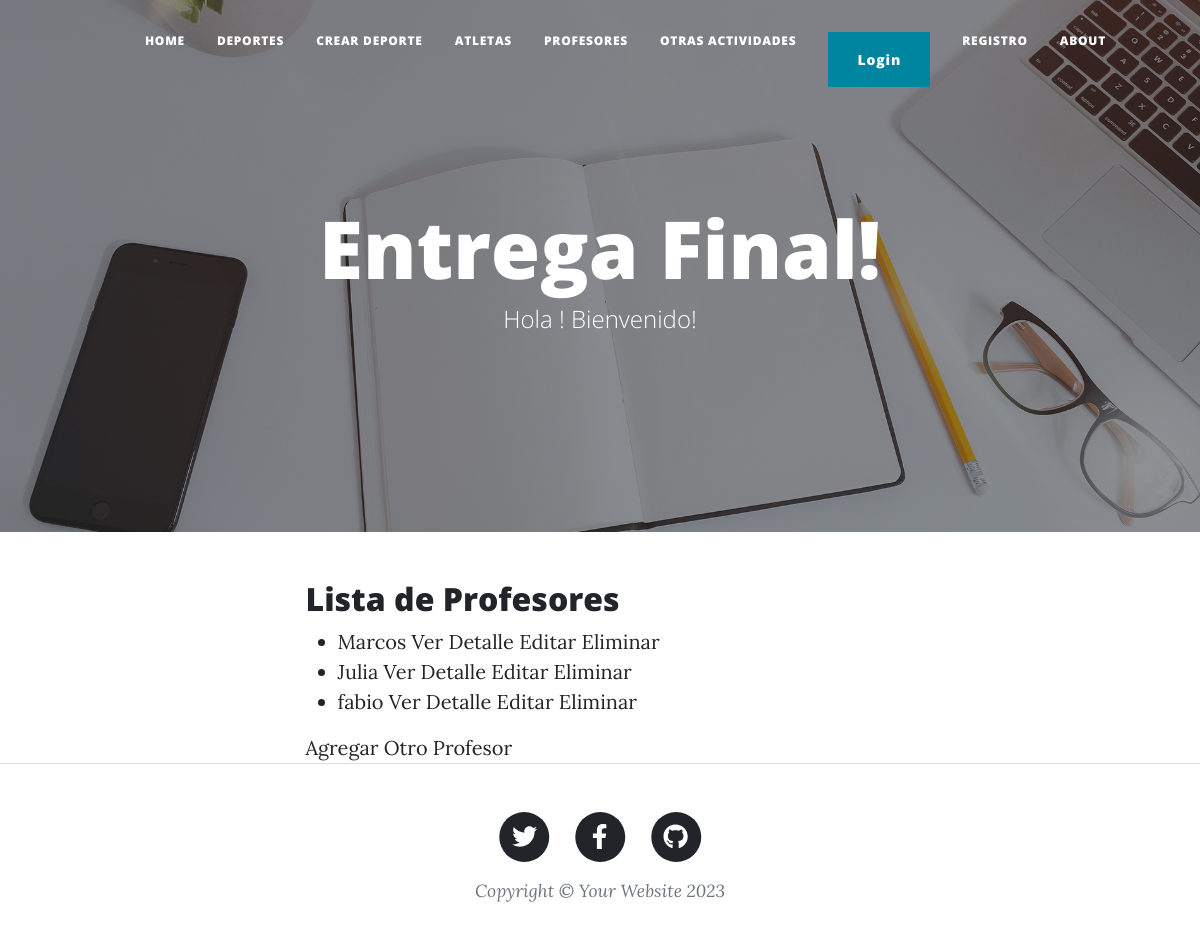
/listar-profesores/, run on the app's committed database.
### mi_primer_app/models.py (models this page shows, shortened)
class Profesor(models.Model):
    nombre = models.CharField(max_length=50)
    apellido = models.CharField(max_length=50)
    edad = models.IntegerField()
    deporte = models.CharField(max_length=50)

### mi_primer_app/views.py (the view)
# urls.py: path('listar-profesores/', ProfesorListView.as_view(), name='listar-profesores'),
class ProfesorListView(ListView):
     model = Profesor
     template_name = 'mi_primer_app/listar_profesores.html'
     context_object_name = 'profesores'

### mi_primer_app/templates/mi_primer_app/listar_profesores.html
{% extends "padre.html" %}
{% block content %}
<h2> Lista de Profesores </h2>
<ul>
    {% for profesor in profesores %}
        <li>
          {{ profesor.nombre }}
        <a href="{% url 'detalle-profesor' profesor.pk %}">Ver Detalle</a>
        <a href="{% url 'editar-profesor' profesor.pk %}">Editar</a>
        <a href="{% url 'eliminar-profesor' profesor.pk %}">Eliminar</a>
        </li>
    {% empty %}
        <li>No hay Profesores cargados.</li>
    {% endfor %}
</ul>
<a href="{% url 'crear-profesor' %}">Agregar Otro Profesor</a>
{% endblock %}

### data on the page
Profesor: nombre "Marcos"
Profesor: nombre "Julia"
Profesor: nombre "fabio"
